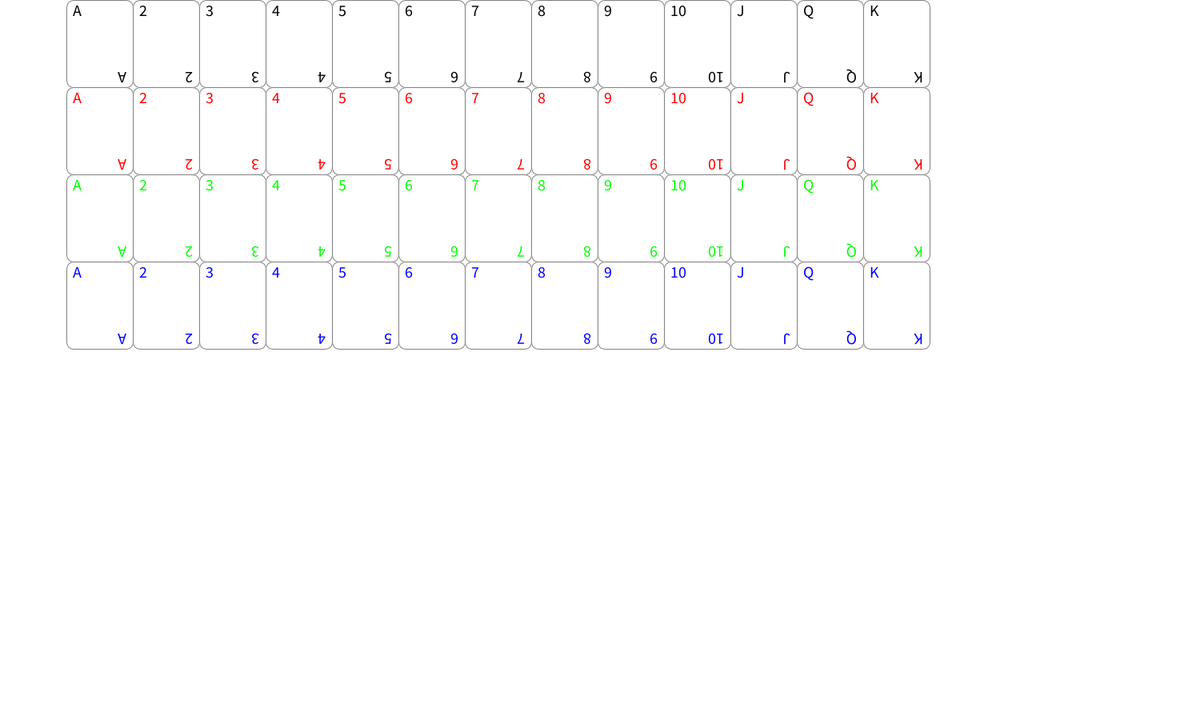
Frame 1 (no input)
Frame 60 (the mouse pressed at the canvas centre just before this capture): identical to frame 1, image omitted
Frame 120 (the mouse held since frame 60 and released just before this capture): identical to frame 1, image omitted

The Processing sketch that drew this single still picture (run headless with seeded random() and noise(); from frame 60 on, the mouse is pressed at the canvas centre):

// Processing sketch: cardnumber_upsidedown
// ── cardnumber_upsidedown.pde
void setup(){
  size(1500,900);
}
int [][] card = new int[4][13];
color [] C = {#000000,#FF0000,#00FF00,#0000FF};
void draw(){
  background(255);
  for(int i=0;i<4;i++){
    for(int j=1;j<=13;j++){
      drawCard(j*83, i*109 , C[i%4],j);
    }
  }
}
void drawCard(int x,int y,color c,int n){
  stroke(128);//gray stroke
  fill(255);
  rect(x,y,83,109,10);
  textSize(20);
  fill(c);
  String rank = getRank(n);
  text(rank,x+8,y+20);
  
  pushMatrix(); // 保存當前的變換矩陣
  translate(x+75, y+90); // 將座標系移動到撲克牌的右下角
  rotate(radians(180)); // 逆時針旋轉180度
  text(rank,0,0); // 繪製下顛倒的字母或數字
  popMatrix(); // 恢復原來的變換矩陣*/
}
String getRank(int n){
  if(n == 1){ return "A";}
  else if(n == 11){return "J";}
  else if(n == 12){return "Q";}
  else if(n == 13){return "K";}
  else{return Integer.toString(n);}
}
